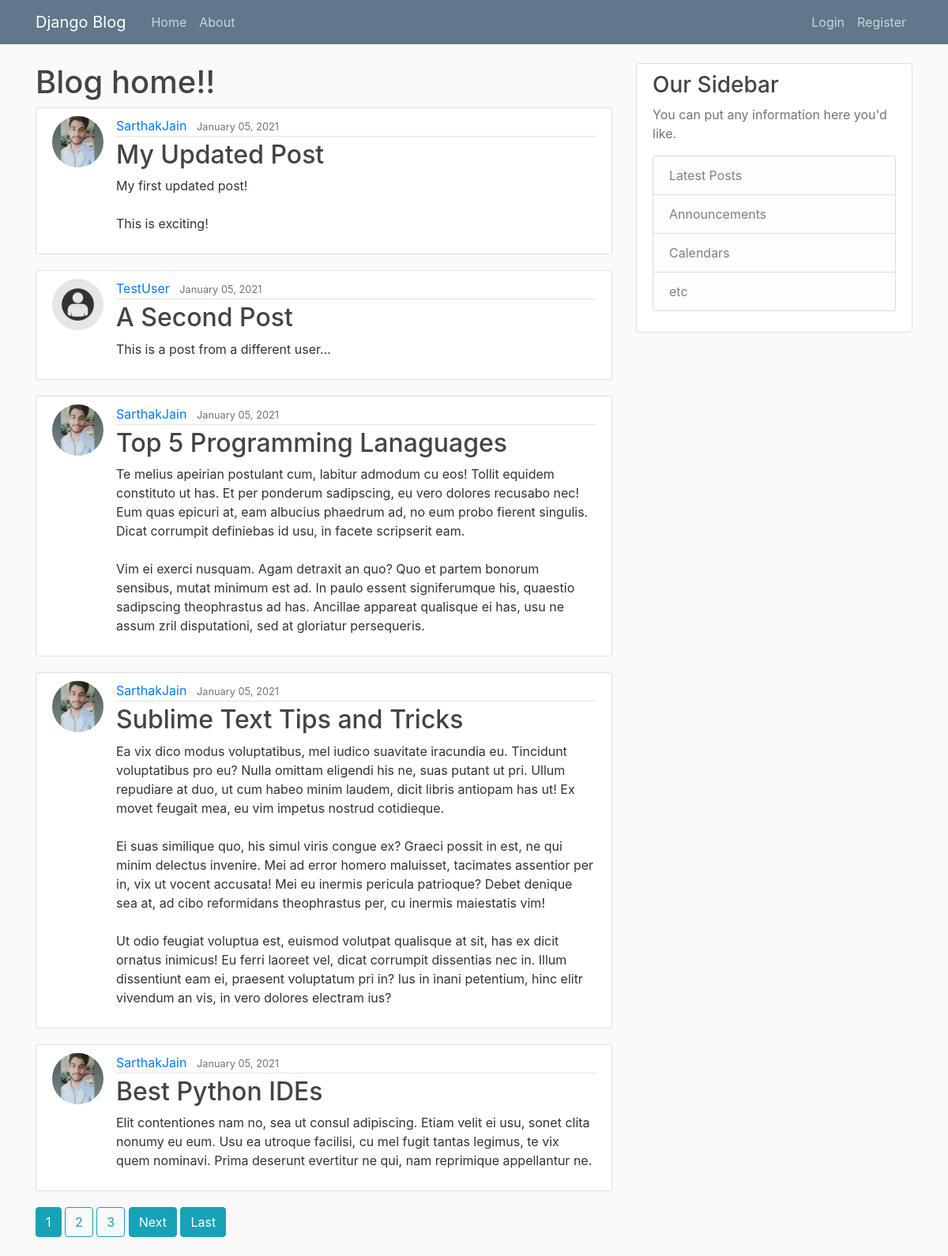
The page / on the database its author committed.
### blog/models.py (models this page shows, shortened)
class Post(models.Model):
    title = models.CharField(max_length=100)
    content = models.TextField()
    date_posted = models.DateTimeField(default=timezone.now())
    author = models.ForeignKey(User, on_delete=models.CASCADE)

### users/models.py (models this page shows, shortened)
class Profile(models.Model):
    user = models.OneToOneField(User, on_delete=models.CASCADE)
    image = models.ImageField(default='default.jpg', upload_to='profile_pics')

### blog/views.py (the view)
# urls.py: path('', PostListView.as_view(), name="blog-home"),
class PostListView(ListView):
    model = Post
    template_name = 'blog/home.html'
    context_object_name = 'posts'
    ordering = ['-date_posted']
    paginate_by = 5

### blog/templates/blog/home.html (shortened to what this page needs)
{% extends "blog/base.html" %}
{% block content %}
    <h1>Blog home!!</h1>
    {% for post in posts %}
        <article class="media content-section">
            <img class="rounded-circle article-img" src="{{ post.author.profile.image.url }}" alt="">
            <div class="media-body">
            <div class="article-metadata">
                <a class="mr-2" href="{% url 'user-posts' post.author.username %}">{{ post.author }}</a>
                <small class="text-muted">{{ post.date_posted|date:"F d, Y" }}</small>
            </div>
            <h2><a class="article-title" href="{% url 'post-detail' post.id %}">{{ post.title }}</a></h2>
            <p class="article-content">{{ post.content }}</p>
            </div>
        </article>
    {% endfor %}
    {% if is_paginated %}
        {% for num in page_obj.paginator.page_range %}
            {% if page_obj.number == num %}
                <a class="btn btn-info mb-4" href="?page={{ num }}">{{ num }}</a>
            {% elif num > page_obj.number|add:'-3' and num < page_obj.number|add:'3' %}
                <a class="btn btn-outline-info mb-4" href="?page={{ num }}">{{ num }}</a>
            {% endif %}
        {% endfor %}
        {% if page_obj.has_next %}
            <a class="btn btn-info mb-4" href="?page={{ page_obj.next_page_number }}">Next</a>
            <a class="btn btn-info mb-4" href="?page={{ page_obj.paginator.num_pages }}">Last</a>
        {% endif %}
    {% endif %}
{% endblock content %}

### blog/templates/blog/base.html (shortened to what this page needs)
{% load static %}
<!DOCTYPE html>
<html lang="en">
<head>
    <link rel="stylesheet" href="https://maxcdn.bootstrapcdn.com/bootstrap/4.0.0/css/bootstrap.min.css">
    <link rel="stylesheet" type="text/css" href="{% static 'blog/main.css' %}">
</head>
<body>
    <header class="site-header">
        <nav class="navbar navbar-expand-md navbar-dark bg-steel fixed-top">
          <div class="container">
            <a class="navbar-brand mr-4" href="{% url 'blog-home' %}">Django Blog</a>
            <div class="collapse navbar-collapse" id="navbarToggle">
              <div class="navbar-nav mr-auto">
                <a class="nav-item nav-link" href="{% url 'blog-home' %}">Home</a>
                <a class="nav-item nav-link" href="{% url 'blog-about' %}">About</a>
              </div>
              <div class="navbar-nav">
                {% if user.is_authenticated %}
                  <a class="nav-item nav-link" href="{% url 'post-create' %}">New Post</a>
                  <a class="nav-item nav-link" href="{% url 'profile' %}">Profile</a>
                  <a class="nav-item nav-link" href="{% url 'logout' %}">Logout</a>
                {% else %}
                  <a class="nav-item nav-link" href="{% url 'login' %}">Login</a>
                  <a class="nav-item nav-link" href="{% url 'register' %}">Register</a>
                {% endif %}
              </div>
            </div>
          </div>
        </nav>
    </header>
    <main role="main" class="container">
        <div class="row">
          <div class="col-md-8">
            {% block content %}{% endblock %}
          </div>
          <div class="col-md-4">
            <div class="content-section">
              <h3>Our Sidebar</h3>
              <p class='text-muted'>You can put any information here you'd like.
                <ul class="list-group">
                  <li class="list-group-item list-group-item-light">Latest Posts</li>
                  <li class="list-group-item list-group-item-light">Announcements</li>
                  <li class="list-group-item list-group-item-light">Calendars</li>
                  <li class="list-group-item list-group-item-light">etc</li>
                </ul>
              </p>
            </div>
          </div>
        </div>
    </main>
</body>
</html>

### blog/static/blog/main.css (style rules this page uses)
body { background: #fafafa; color: #333333; margin-top: 5rem; }
h1, h2, h3, h4, h5, h6 { color: #444444; }
ul { margin: 0; }
.bg-steel { background-color: #5f788a; }
.site-header .navbar-nav .nav-link { color: #cbd5db; }
.content-section { background: #ffffff; padding: 10px 20px; border: 1px solid #dddddd; border-radius: 3px; margin-bottom: 20px; }
.article-title { color: #444444; }
.article-content { white-space: pre-line; }
.article-img { height: 65px; width: 65px; margin-right: 16px; }
.article-metadata { padding-bottom: 1px; margin-bottom: 4px; border-bottom: 1px solid #e3e3e3 }

### rows shown on the page
Post: author.profile.image (picture), author "SarthakJain", date_posted "January 05, 2021", title "My Updated Post", content "My first updated post! This is exciting!"
Post: author.profile.image (placeholder picture), author "TestUser", date_posted "January 05, 2021", title "A Second Post", content "This is a post from a different user..."
Post: author.profile.image (picture), author "SarthakJain", date_posted "January 05, 2021", title "Top 5 Programming Lanaguages", content "Te melius apeirian postulant cum, labitur admodum cu eos! Tollit equidem constituto ut has. Et per ponderum sadipscing, eu vero dolores recusabo nec! Eum quas epicuri at, eam albucius phaedrum ad, no eum probo fierent singulis. Dicat corrumpit definiebas id usu, in facete scripserit eam. Vim ei exerci nusquam. Agam detraxit an quo? Quo et partem bonorum sensibus, mutat minimum est ad. In paulo essent signiferumque his, quaestio sadipscing theophrastus ad has. Ancillae appareat qualisque ei has, usu ne assum zril disputationi, sed at gloriatur persequeris."
Post: author.profile.image (picture), author "SarthakJain", date_posted "January 05, 2021", title "Sublime Text Tips and Tricks", content "Ea vix dico modus voluptatibus, mel iudico suavitate iracundia eu. Tincidunt voluptatibus pro eu? Nulla omittam eligendi his ne, suas putant ut pri. Ullum repudiare at duo, ut cum habeo minim laudem, dicit libris antiopam has ut! Ex movet feugait mea, eu vim impetus nostrud cotidieque. Ei suas similique quo, his simul viris congue ex? Graeci possit in est, ne qui minim delectus invenire. Mei ad error homero maluisset, tacimates assentior per in, vix ut vocent accusata! Mei eu inermis pericula patrioque? Debet denique sea at, ad cibo reformidans theophrastus per, cu inermis maiestatis vim! Ut odio feugiat voluptua est, euismod volutpat qualisque at sit, has ex dicit ornatus inimicus! Eu…"
Post: author.profile.image (picture), author "SarthakJain", date_posted "January 05, 2021", title "Best Python IDEs", content "Elit contentiones nam no, sea ut consul adipiscing. Etiam velit ei usu, sonet clita nonumy eu eum. Usu ea utroque facilisi, cu mel fugit tantas legimus, te vix quem nominavi. Prima deserunt evertitur ne qui, nam reprimique appellantur ne."

### other values the page prints
{{ num }} "1"
{{ num }} "2" "3"
